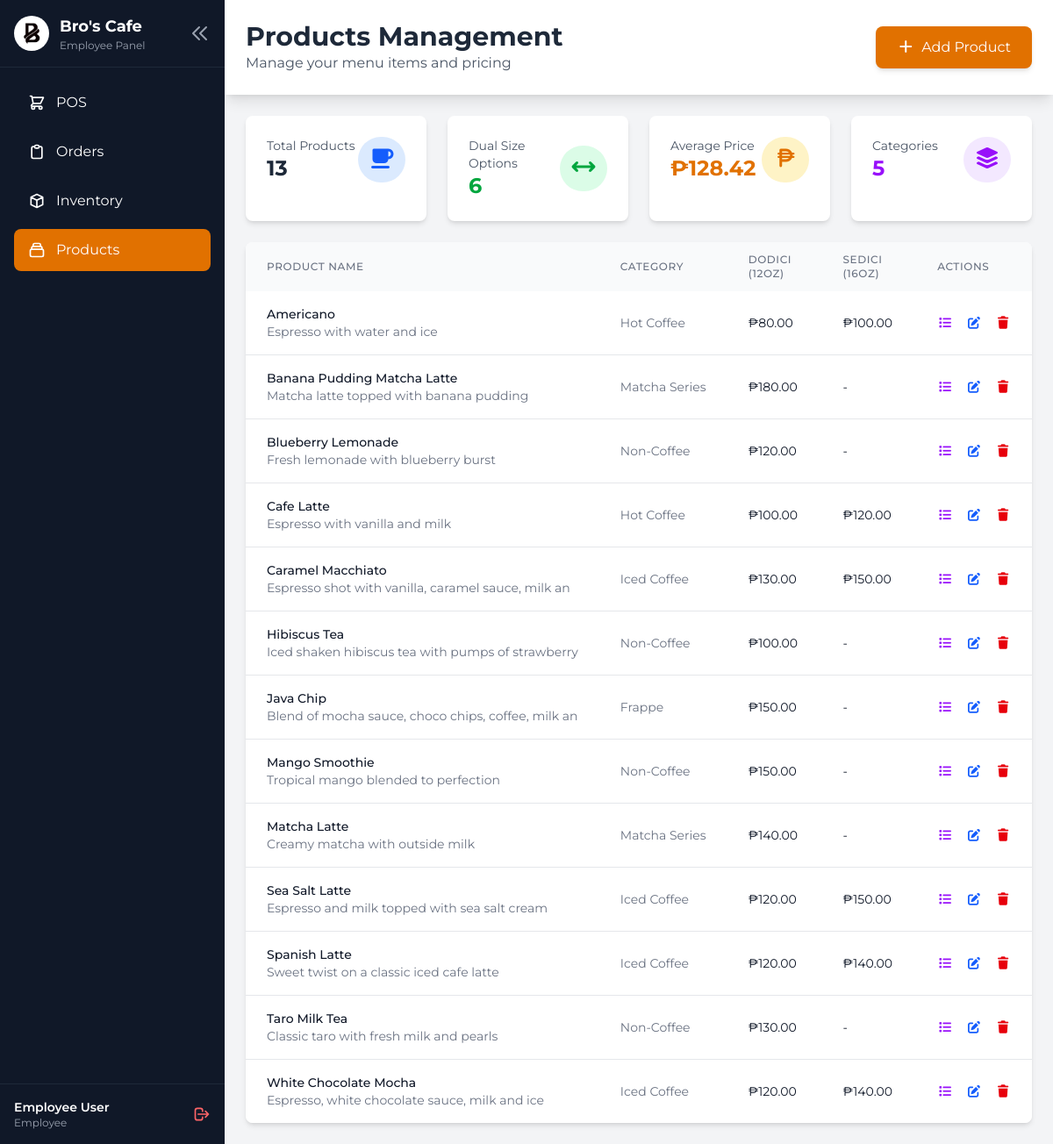
/public/pages/usr/products.php (signed in), run on the app's committed database.
### tables this page shows
CREATE TABLE `products` (
  `id` int(11) NOT NULL,
  `category_id` int(11) DEFAULT NULL,
  `name` varchar(100) NOT NULL,
  `description` text DEFAULT NULL,
  `price_dodici` decimal(10,2) DEFAULT NULL,
  `price_sedici` decimal(10,2) DEFAULT NULL,
  `image` longblob DEFAULT NULL,
  `status` enum('available','unavailable') DEFAULT 'available',
  `created_at` timestamp NOT NULL DEFAULT current_timestamp(),
  `updated_at` timestamp NOT NULL DEFAULT current_timestamp() ON UPDATE current_timestamp()
);

CREATE TABLE `categories` (
  `id` int(11) NOT NULL,
  `name` varchar(50) NOT NULL,
  `description` text DEFAULT NULL,
  `created_at` timestamp NOT NULL DEFAULT current_timestamp()
);

### src/services/functions.php (called while the page is built, shortened)
<?php
function isLoggedIn()
{
    return isset($_SESSION['user_id']) && !empty($_SESSION['user_id']);
}
function getCurrentUser()
{
    return [
        'id' => $_SESSION['user_id'],
        'username' => $_SESSION['username'],
        'email' => $_SESSION['email'],
        'full_name' => $_SESSION['full_name'],
        'role' => $_SESSION['user_role']
    ];
}

### public/pages/usr/products.php (the view, shortened to what this page needs)
<?php
require_once '../../../src/services/functions.php';
$db = new Database();
$conn = $db->getConnection();
$stmt = $conn->query("
    SELECT p.*, c.name as category_name
    FROM products p
    LEFT JOIN categories c ON p.category_id = c.id
    ORDER BY p.name
");
$products = $stmt->fetchAll();
$stmt = $conn->query("SELECT * FROM categories ORDER BY name");
$categories = $stmt->fetchAll();
$products_with_both_sizes = count(array_filter($products, fn($p) => $p['price_dodici'] && $p['price_sedici']));
$total_prices = 0;
$price_count = 0;
foreach ($products as $product) {
    if ($product['price_dodici']) {
        $total_prices += $product['price_dodici'];
        $price_count++;
    }
    if ($product['price_sedici']) {
        $total_prices += $product['price_sedici'];
        $price_count++;
    }
}
$avg_price = $price_count > 0 ? $total_prices / $price_count : 0;
$current_user = getCurrentUser();
?>
<!DOCTYPE html>
<html lang="en">
<head>
    <link rel="stylesheet" href="../../assets/css/admin.css">
    <link rel="stylesheet" href="https://cdnjs.cloudflare.com/ajax/libs/font-awesome/7.0.1/css/all.min.css"
 />
    <script src="https://cdn.jsdelivr.net/npm/@tailwindcss/browser@4"></script>
</head>
<body class="bg-gray-100 font-['Montserrat']">
    <div class="flex h-screen overflow-hidden">
        <aside id="sidebar" class="flex flex-col text-white bg-gray-900">
            <div class="p-4 border-b border-gray-800">
                <div class="flex items-center justify-between sidebar-logo">
                    <div class="flex items-center logo-content">
                        <img src="../../assets/images/logo.png" alt="Logo" class="flex-shrink-0 w-10 h-10 rounded-full">
                        <div class="ml-3 sidebar-logo-text">
                            <h1 class="text-lg font-bold">Bro's Cafe</h1>
                            <p class="text-xs text-gray-400"><?php echo ucfirst($current_user['role']); ?> Panel</p>
                        </div>
                    </div>
                    <button onclick="toggleSidebar()" data-tooltip="Collapse"
                        class="text-gray-400 transition-colors toggle-btn-expanded hover:text-white">
                        <svg class="w-6 h-6" fill="none" stroke="currentColor" viewBox="0 0 24 24">
                            <path stroke-linecap="round" stroke-linejoin="round" stroke-width="2"
                                d="M11 19l-7-7 7-7m8 14l-7-7 7-7" />
                        </svg>
                    </button>
                </div>
            </div>
            <nav class="flex-1 p-4 overflow-y-auto">
                <ul class="space-y-2">
                    <li>
                        <a href="pos.php" data-tooltip="POS"
                            class="flex items-center px-4 py-3 transition-colors rounded-lg hover:bg-gray-800">
                            <svg class="flex-shrink-0 w-5 h-5" fill="none" stroke="currentColor" viewBox="0 0 24 24">
                                <path stroke-linecap="round" stroke-linejoin="round" stroke-width="2"
                                    d="M3 3h2l.4 2M7 13h10l4-8H5.4M7 13L5.4 5M7 13l-2.293 2.293c-.63.63-.184 1.707.707 1.707H17m0 0a2 2 0 100 4 2 2 0 000-4zm-8 2a2 2 0 11-4 0 2 2 0 014 0z" />
                            </svg>
                            <span class="ml-3 sidebar-text">POS</span>
                        </a>
                    </li>
                    <li>
                        <a href="orders.php" data-tooltip="Orders"
                            class="flex items-center px-4 py-3 transition-colors rounded-lg hover:bg-gray-800">
                            <svg class="flex-shrink-0 w-5 h-5" fill="none" stroke="currentColor" viewBox="0 0 24 24">
                                <path stroke-linecap="round" stroke-linejoin="round" stroke-width="2"
                                    d="M9 5H7a2 2 0 00-2 2v12a2 2 0 002 2h10a2 2 0 002-2V7a2 2 0 00-2-2h-2M9 5a2 2 0 002 2h2a2 2 0 002-2M9 5a2 2 0 012-2h2a2 2 0 012 2" />
                            </svg>
                            <span class="ml-3 sidebar-text">Orders</span>
                        </a>
                    </li>
                    <li>
                        <a href="inventory.php" data-tooltip="Inventory"
                            class="flex items-center px-4 py-3 transition-colors rounded-lg hover:bg-gray-800">
                            <svg class="flex-shrink-0 w-5 h-5" fill="none" stroke="currentColor" viewBox="0 0 24 24">
                                <path stroke-linecap="round" stroke-linejoin="round" stroke-width="2"
                                    d="M20 7l-8-4-8 4m16 0l-8 4m8-4v10l-8 4m0-10L4 7m8 4v10M4 7v10l8 4" />
                            </svg>
                            <span class="ml-3 sidebar-text">Inventory</span>
                        </a>
                    </li>
                    <li>
                        <a href="products.php" data-tooltip="Products"
                            class="flex items-center px-4 py-3 rounded-lg bg-amber-600">
                            <span class="ml-3 sidebar-text">Products</span>
                        </a>
                    </li>
                </ul>
            </nav>
            <div class="p-4 border-t border-gray-800">
                <div class="flex items-center justify-between user-info">
                    <div>
                        <p class="text-sm font-semibold"><?php echo $current_user['full_name']; ?></p>
                        <p class="text-xs text-gray-400"><?php echo ucfirst($current_user['role']); ?></p>
                    </div>
                    <a href="../logout.php" data-tooltip="Logout" class="text-red-400 hover:text-red-300">
                        <svg class="w-5 h-5" fill="none" stroke="currentColor" viewBox="0 0 24 24">
                            <path stroke-linecap="round" stroke-linejoin="round" stroke-width="2"
                                d="M17 16l4-4m0 0l-4-4m4 4H7m6 4v1a3 3 0 01-3 3H6a3 3 0 01-3-3V7a3 3 0 013-3h4a3 3 0 013 3v1" />
                        </svg>
                    </a>
                </div>
            </div>
        </aside>
        <div class="flex-1 overflow-y-auto">
            <div class="flex items-center justify-between bg-white shadow-lg p-6">
                <div class="flex items-center">
                    <div class="flex flex-col justify-center">
                        <h2 class="text-3xl font-bold text-gray-800">Products Management</h2>
                        <p class="text-md text-gray-600">Manage your menu items and pricing</p>
                    </div>
                </div>
                <button onclick="openAddModal()"
                    class="px-6 py-3 text-white transition-colors rounded-lg shadow-md bg-amber-600 hover:bg-amber-700">
                    <i class="mr-2 fa-solid fa-plus"></i>Add Product
                </button>
            </div>
            <div class="p-6">
                <div class="grid grid-cols-1 gap-6 mb-6 md:grid-cols-2 lg:grid-cols-4">
                    <div class="p-6 bg-white rounded-lg shadow-md">
                        <div class="flex items-center justify-between">
                            <div>
                                <p class="text-sm text-gray-600">Total Products</p>
                                <p class="text-2xl font-bold text-gray-800"><?php echo count($products); ?></p>
                            </div>
                            <div class="p-3 bg-blue-100 rounded-full">
                                <i class="text-2xl text-blue-600 fa-solid fa-coffee"></i>
                            </div>
                        </div>
                    </div>
                    <div class="p-6 bg-white rounded-lg shadow-md">
                        <div class="flex items-center justify-between">
                            <div>
                                <p class="text-sm text-gray-600">Dual Size Options</p>
                                <p class="text-2xl font-bold text-green-600">
                                    <?php echo $products_with_both_sizes; ?>
                                </p>
                            </div>
                            <div class="p-3 bg-green-100 rounded-full">
                                <i class="text-2xl text-green-600 fa-solid fa-arrows-left-right"></i>
                            </div>
                        </div>
                    </div>
                    <div class="p-6 bg-white rounded-lg shadow-md">
                        <div class="flex items-center justify-between">
                            <div>
                                <p class="text-sm text-gray-600">Average Price</p>
                                <p class="text-2xl font-bold text-amber-600">
                                    ₱<?php echo number_format($avg_price, 2); ?>
                                </p>
                            </div>
                            <div class="p-3 bg-amber-100 rounded-full">
                                <i class="text-2xl text-amber-600 fa-solid fa-peso-sign"></i>
                            </div>
                        </div>
                    </div>
                    <div class="p-6 bg-white rounded-lg shadow-md">
                        <div class="flex items-center justify-between">
                            <div>
                                <p class="text-sm text-gray-600">Categories</p>
                                <p class="text-2xl font-bold text-purple-600"><?php echo count($categories); ?></p>
                            </div>
                            <div class="p-3 bg-purple-100 rounded-full">
                                <i class="text-2xl text-purple-600 fa-solid fa-layer-group"></i>
                            </div>
                        </div>
                    </div>
                </div>
                <div class="overflow-hidden bg-white rounded-lg shadow-md">
                    <div class="overflow-x-auto">
                        <table class="w-full">
                            <thead class="bg-gray-50">
                                <tr>
                                    <th
                                        class="px-6 py-3 text-xs font-medium tracking-wider text-left text-gray-500 uppercase">
                                        Product Name
                                    </th>
                                    <th
                                        class="px-6 py-3 text-xs font-medium tracking-wider text-left text-gray-500 uppercase">
                                        Category
                                    </th>
                                    <th
                                        class="px-6 py-3 text-xs font-medium tracking-wider text-left text-gray-500 uppercase">
                                        Dodici (12oz)
                                    </th>
                                    <th
                                        class="px-6 py-3 text-xs font-medium tracking-wider text-left text-gray-500 uppercase">
                                        Sedici (16oz)
                                    </th>
                                    <th
                                        class="px-6 py-3 text-xs font-medium tracking-wider text-left text-gray-500 uppercase">
                                        Actions
                                    </th>
                                </tr>
                            </thead>
                            <tbody class="bg-white divide-y divide-gray-200">
                                <?php foreach ($products as $product): ?>
                                    <tr class="hover:bg-gray-50">
                                        <td class="px-6 py-4 whitespace-nowrap">
                                            <div class="flex items-center">
                                                <div>
                                                    <div class="text-sm font-medium text-gray-900">
                                                        <?php echo $product['name']; ?></div>
                                                    <div class="text-sm text-gray-500">
                                                        <?php echo substr($product['description'] ?? '', 0, 50); ?></div>
                                                </div>
                                            </div>
                                        </td>
                                        <td class="px-6 py-4 text-sm text-gray-500 whitespace-nowrap">
                                            <?php echo $product['category_name']; ?>
                                        </td>
                                        <td class="px-6 py-4 text-sm text-gray-900 whitespace-nowrap">
                                            <?php echo $product['price_dodici'] ? '₱' . number_format($product['price_dodici'], 2) : '-'; ?>
                                        </td>
                                        <td class="px-6 py-4 text-sm text-gray-900 whitespace-nowrap">
                                            <?php echo $product['price_sedici'] ? '₱' . number_format($product['price_sedici'], 2) : '-'; ?>
                                        </td>
                                        <td class="px-6 py-4 text-sm whitespace-nowrap">
                                            <button
                                                onclick="viewIngredients(<?php echo $product['id']; ?>, '<?php echo addslashes($product['name']); ?>')"
                                                class="mr-3 text-purple-600 hover:text-purple-800" title="View Ingredients">
                                                <i class="fa-solid fa-list"></i>
                                            </button>
                                            <button onclick='editProduct(<?php echo json_encode($product); ?>)'
                                                class="mr-3 text-blue-600 hover:text-blue-800" title="Edit Product">
                                                <i class="fa-solid fa-edit"></i>
                                            </button>
                                            <button
                                                onclick="deleteProduct(<?php echo $product['id']; ?>, '<?php echo addslashes($product['name']); ?>')"
                                                class="text-red-600 hover:text-red-800" title="Delete Product">
                                                <i class="fa-solid fa-trash"></i>
                                            </button>
                                        </td>
                                    </tr>
                                <?php endforeach; ?>
                            </tbody>
                        </table>
                    </div>
                </div>
            </div>
        </div>
    </div>
</body>
</html>

### public/assets/css/admin.css (style rules this page uses)
#sidebar { flex-shrink: 0; width: 16rem; }
#sidebar.sidebar-ready { transition: width 0.3s cubic-bezier(0.4, 0, 0.2, 1); }
#sidebar .sidebar-text, #sidebar .sidebar-logo-text { display: inline-block; }
#sidebar .toggle-btn-expanded { display: flex; }
tbody tr { transition: background-color 0.2s ease; }
button, .btn { position: relative; overflow: hidden; transition: all 0.3s ease; }
@media (min-width: 769px) { #sidebar { position: relative; transform: translateX(0); margin-left: 0; opacity: 1; } }

### data on the page
products: name "Americano", description "Espresso with water and ice", category.name "Hot Coffee", price_dodici "80.00", price_sedici "100.00"
products: name "Banana Pudding Matcha Latte", description "Matcha latte topped with banana pudding", category.name "Matcha Series", price_dodici "180.00"
products: name "Blueberry Lemonade", description "Fresh lemonade with blueberry burst", category.name "Non-Coffee", price_dodici "120.00"
products: name "Cafe Latte", description "Espresso with vanilla and milk", category.name "Hot Coffee", price_dodici "100.00", price_sedici "120.00"
products: name "Caramel Macchiato", description "Espresso shot with vanilla, caramel sauce, milk an", category.name "Iced Coffee", price_dodici "130.00", price_sedici "150.00"
products: name "Hibiscus Tea", description "Iced shaken hibiscus tea with pumps of strawberry", category.name "Non-Coffee", price_dodici "100.00"
products: name "Java Chip", description "Blend of mocha sauce, choco chips, coffee, milk an", category.name "Frappe", price_dodici "150.00"
products: name "Mango Smoothie", description "Tropical mango blended to perfection", category.name "Non-Coffee", price_dodici "150.00"
products: name "Matcha Latte", description "Creamy matcha with outside milk", category.name "Matcha Series", price_dodici "140.00"
products: name "Sea Salt Latte", description "Espresso and milk topped with sea salt cream", category.name "Iced Coffee", price_dodici "120.00", price_sedici "150.00"
products: name "Spanish Latte", description "Sweet twist on a classic iced cafe latte", category.name "Iced Coffee", price_dodici "120.00", price_sedici "140.00"
products: name "Taro Milk Tea", description "Classic taro with fresh milk and pearls", category.name "Non-Coffee", price_dodici "130.00"
products: name "White Chocolate Mocha", description "Espresso, white chocolate sauce, milk and ice", category.name "Iced Coffee", price_dodici "120.00", price_sedici "140.00"

### other printed values
$current_user['role'] "Employee"
$current_user['full_name'] "Employee User"
count($products) "13"
$products_with_both_sizes "6"
$avg_price "128.42"
count($categories) "5"
